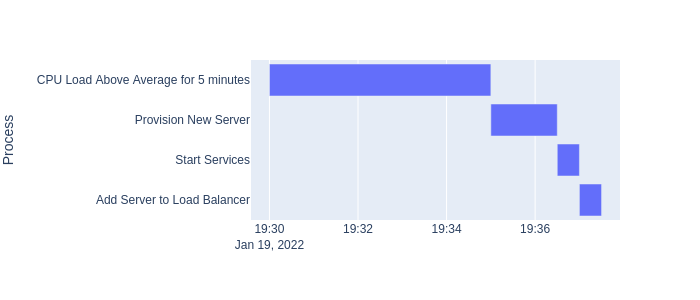

Generate this figure with Python:
import plotly.express as px
import pandas as pd
import os

base_dir = os.path.dirname(__file__)

df = pd.DataFrame([
    dict(Process="CPU Load Above Average for 5 minutes", Start='2022-01-19 19:30:00', Finish='2022-01-19 19:35:00'),
    dict(Process="Provision New Server", Start='2022-01-19 19:35:00', Finish='2022-01-19 19:36:30'),
    dict(Process="Start Services", Start='2022-01-19 19:36:30', Finish='2022-01-19 19:37:00'),
    dict(Process="Add Server to Load Balancer", Start='2022-01-19 19:37:00', Finish='2022-01-19 19:37:30'),
])

fig = px.timeline(df, x_start="Start", x_end="Finish", y="Process", height=300)
fig.update_yaxes(autorange="reversed") # otherwise tasks are listed from the bottom up
fig.write_image(f"{base_dir}/load_balanced_startup_chart.png")
